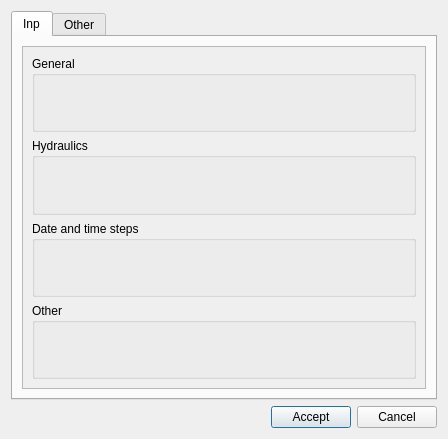
<?xml version="1.0" encoding="UTF-8"?>
<ui version="4.0">
 <class>dlg_go2epa_options</class>
 <widget class="QDialog" name="dlg_go2epa_options">
  <property name="geometry">
   <rect>
    <x>0</x>
    <y>0</y>
    <width>448</width>
    <height>439</height>
   </rect>
  </property>
  <property name="windowTitle">
   <string>Go2Epa - options</string>
  </property>
  <layout class="QGridLayout" name="gridLayout">
   <item row="0" column="0">
    <widget class="QTabWidget" name="tabWidget">
     <property name="currentIndex">
      <number>0</number>
     </property>
     <widget class="QWidget" name="tab_inp">
      <attribute name="title">
       <string>Inp</string>
      </attribute>
      <layout class="QGridLayout" name="gridLayout_2">
       <item row="0" column="0">
        <widget class="QScrollArea" name="scrollArea">
         <property name="minimumSize">
          <size>
           <width>208</width>
           <height>278</height>
          </size>
         </property>
         <property name="widgetResizable">
          <bool>true</bool>
         </property>
         <widget class="QWidget" name="scrollAreaWidgetContents">
          <property name="geometry">
           <rect>
            <x>0</x>
            <y>0</y>
            <width>396</width>
            <height>327</height>
           </rect>
          </property>
          <layout class="QGridLayout" name="gridLayout_4">
           <item row="0" column="0">
            <layout class="QVBoxLayout" name="verticalLayout_2">
             <item>
              <widget class="QGroupBox" name="grb_general">
               <property name="title">
                <string>General</string>
               </property>
               <layout class="QGridLayout" name="gridLayout_3" rowstretch="0" columnstretch="0,0">
                <item row="0" column="0">
                 <layout class="QGridLayout" name="lyt_general_1" rowstretch="0" columnstretch="0"/>
                </item>
                <item row="0" column="1">
                 <layout class="QGridLayout" name="lyt_general_2"/>
                </item>
               </layout>
              </widget>
             </item>
             <item>
              <widget class="QGroupBox" name="grb_hydraulics">
               <property name="title">
                <string>Hydraulics</string>
               </property>
               <layout class="QGridLayout" name="gridLayout_6">
                <item row="0" column="1">
                 <layout class="QGridLayout" name="lyt_hydraulics_2"/>
                </item>
                <item row="0" column="0">
                 <layout class="QGridLayout" name="lyt_hydraulics_1"/>
                </item>
               </layout>
              </widget>
             </item>
             <item>
              <widget class="QGroupBox" name="grb_time_steps">
               <property name="title">
                <string>Date and time steps</string>
               </property>
               <layout class="QGridLayout" name="gridLayout_19">
                <item row="0" column="1">
                 <layout class="QGridLayout" name="lyt_date_2" rowstretch="0" columnstretch="0"/>
                </item>
                <item row="0" column="0">
                 <layout class="QGridLayout" name="lyt_date_1"/>
                </item>
               </layout>
              </widget>
             </item>
             <item>
              <widget class="QGroupBox" name="grb_other">
               <property name="title">
                <string>Other</string>
               </property>
               <layout class="QGridLayout" name="gridLayout_12">
                <item row="0" column="1">
                 <layout class="QGridLayout" name="lyt_other_2"/>
                </item>
                <item row="0" column="0">
                 <layout class="QGridLayout" name="lyt_other_1"/>
                </item>
               </layout>
              </widget>
             </item>
            </layout>
           </item>
          </layout>
         </widget>
        </widget>
       </item>
      </layout>
     </widget>
     <widget class="QWidget" name="tab_other">
      <attribute name="title">
       <string>Other</string>
      </attribute>
      <layout class="QGridLayout" name="gridLayout_7">
       <item row="0" column="0">
        <widget class="QScrollArea" name="scrollArea_2">
         <property name="widgetResizable">
          <bool>true</bool>
         </property>
         <widget class="QWidget" name="scrollAreaWidgetContents_2">
          <property name="geometry">
           <rect>
            <x>0</x>
            <y>0</y>
            <width>396</width>
            <height>327</height>
           </rect>
          </property>
          <layout class="QGridLayout" name="gridLayout_8">
           <item row="0" column="0">
            <layout class="QVBoxLayout" name="verticalLayout">
             <item>
              <widget class="QGroupBox" name="grb_reactions">
               <property name="title">
                <string>Reactions</string>
               </property>
               <layout class="QGridLayout" name="gridLayout_9">
                <item row="0" column="0">
                 <layout class="QGridLayout" name="lyt_reactions_1"/>
                </item>
                <item row="0" column="1">
                 <layout class="QGridLayout" name="lyt_reactions_2"/>
                </item>
               </layout>
              </widget>
             </item>
             <item>
              <widget class="QGroupBox" name="grb_energy">
               <property name="title">
                <string>Energy</string>
               </property>
               <layout class="QGridLayout" name="gridLayout_15">
                <item row="0" column="0">
                 <layout class="QGridLayout" name="lyt_energy_1"/>
                </item>
                <item row="0" column="1">
                 <layout class="QGridLayout" name="lyt_energy_2"/>
                </item>
               </layout>
              </widget>
             </item>
             <item>
              <widget class="QGroupBox" name="grb_reports">
               <property name="title">
                <string>Reports</string>
               </property>
               <layout class="QGridLayout" name="gridLayout_10">
                <item row="0" column="1">
                 <layout class="QGridLayout" name="lyt_reports_2"/>
                </item>
                <item row="0" column="0">
                 <layout class="QGridLayout" name="lyt_reports_1"/>
                </item>
               </layout>
              </widget>
             </item>
            </layout>
           </item>
          </layout>
         </widget>
        </widget>
       </item>
      </layout>
     </widget>
    </widget>
   </item>
   <item row="1" column="0">
    <layout class="QGridLayout" name="lyt_buttons">
     <property name="topMargin">
      <number>0</number>
     </property>
     <item row="0" column="0">
      <spacer name="horizontalSpacer">
       <property name="orientation">
        <enum>Qt::Horizontal</enum>
       </property>
       <property name="sizeHint" stdset="0">
        <size>
         <width>40</width>
         <height>20</height>
        </size>
       </property>
      </spacer>
     </item>
     <item row="0" column="1">
      <widget class="QPushButton" name="btn_accept">
       <property name="sizePolicy">
        <sizepolicy hsizetype="Minimum" vsizetype="Fixed">
         <horstretch>0</horstretch>
         <verstretch>0</verstretch>
        </sizepolicy>
       </property>
       <property name="text">
        <string>Accept</string>
       </property>
      </widget>
     </item>
     <item row="0" column="2">
      <widget class="QPushButton" name="btn_cancel">
       <property name="sizePolicy">
        <sizepolicy hsizetype="Minimum" vsizetype="Fixed">
         <horstretch>0</horstretch>
         <verstretch>0</verstretch>
        </sizepolicy>
       </property>
       <property name="text">
        <string>Cancel</string>
       </property>
      </widget>
     </item>
    </layout>
   </item>
  </layout>
 </widget>
 <resources/>
 <connections/>
</ui>
